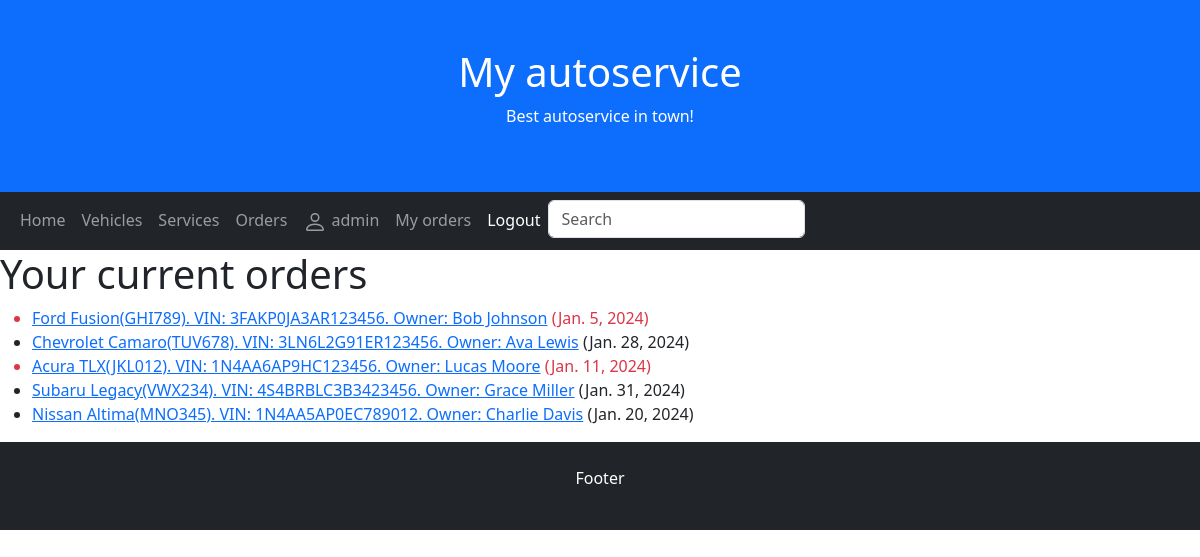
Screenshot of /autoservice/myorders (signed in) with the database file from the repository.
### autoservice/models.py (models this page shows, shortened)
class Order(models.Model):
    date = models.DateField(verbose_name='Date', auto_now=True, null=True, blank=True)
    vehicle = models.ForeignKey(to='Vehicle', on_delete=models.CASCADE)
    total = models.FloatField(verbose_name='Total', null=True, blank=True)
    client = models.ForeignKey(User, on_delete=models.SET_NULL, blank=True, null=True)
    return_due = models.DateField(verbose_name="Return due", null=True, blank=True)
    ORDER_STATUS = (
        ('r', 'Received'),
        ('c', 'Confirmed'),
        ('ip', 'In-progress'),
        ('co', 'Complete'),
    )
    order_status = models.CharField(max_length=2, choices=ORDER_STATUS, blank=True, default='r', help_text='Order status')
    class Meta:
        verbose_name = 'Order'
        verbose_name_plural = 'Orders'
    def is_overdue(self):
        if self.return_due and date.today() > self.return_due:
            return True
        return False

class Vehicle(models.Model):
    model = models.ForeignKey(to='Model', on_delete=models.CASCADE)
    plate = models.CharField(verbose_name='Plate number', max_length=50, null=True, blank=True)
    vin = models.CharField(verbose_name='VIN number', max_length=50, null=True, blank=True)
    client = models.CharField(verbose_name='Client', max_length=50, null=True, blank=True)
    cover = models.ImageField('Cover', upload_to='covers', null=True, blank=True)
    def __str__(self):
        return f"{self.model}({self.plate}). VIN: {self.vin}. Owner: {self.client}"
    class Meta:
        verbose_name = 'Vehicle'
        verbose_name_plural = 'Vehicles'

class Model(models.Model):
    make = models.CharField(verbose_name='Make', max_length=50, null=True, blank=True)
    model = models.CharField(verbose_name='Model', max_length=50, null=True, blank=True)
    desc = HTMLField(null=True, blank=True)
    def __str__(self):
        return f"{self.make} {self.model}"
    class Meta:
        verbose_name = 'Model'
        verbose_name_plural = 'Models'

### autoservice/views.py (the view)
# urls.py: path('myorders', views.VehiclesByClientListView.as_view(), name='my_orders'),
class VehiclesByClientListView(LoginRequiredMixin, generic.ListView):
    model = Order
    template_name = 'my_orders.html'
    paginate_by = 10
    def get_queryset(self):
        return Order.objects.filter(client=self.request.user)

### autoservice/templates/my_orders.html
{% extends "base.html" %}
{% block "content" %}
    <h1>Your current orders</h1>
    {% if order_list %}
    <ul>
      {% for order in order_list %}
      <li class="{% if order.is_overdue %}text-danger{% endif %}">
        <a href="{% url 'order_detail' order.pk %}">{{order.vehicle}}</a> ({{ order.return_due }})
      </li>
      {% endfor %}
    </ul>
    {% else %}
      <p>You currently have no orders.</p>
    {% endif %}
{% endblock %}

### autoservice/templates/base.html (shortened to what this page needs)
<!DOCTYPE html>
<html lang="en">
<head>
    <link href="https://cdn.jsdelivr.net/npm/bootstrap@5.3.2/dist/css/bootstrap.min.css" rel="stylesheet">
</head>
<body>
<div class="p-5 bg-primary text-white text-center">
    <h1>My autoservice</h1>
    <p>Best autoservice in town!</p>
</div>
<nav class="navbar navbar-expand-sm bg-dark navbar-dark">
    <div class="container-fluid">
        {% block sidebar %}
        <ul class="navbar-nav">
            <li class="nav-item">
                <a class="nav-link" href="{% url 'index' %}">Home</a>
            </li>
            <li class="nav-item">
                <a class="nav-link" href="{% url 'vehicles' %}">Vehicles</a>
            </li>
            <li class="nav-item">
                <a class="nav-link" href="{% url 'services' %}">Services</a>
            </li>
            {% if user.is_authenticated %}
            <li class="nav-item">
                <a class="nav-link " href="{% url 'orders' %}">Orders</a>
            </li>
            <li class="nav-item"><a class="nav-link" href="#">
            {{ user.get_username }}</a></li>
            <li class="nav-item"><a class="nav-link" href="{% url 'my_orders' %}">My orders</a></li>
            <li class="nav-item">
                <form method="post" action="{% url 'logout' %}">
                    <button class="nav-link active" type="submit">Logout</button>
                </form>
            </li>
          {% else %}
            <li class="nav-item"><a class="nav-link" href="{% url 'login'%}?next={{request.path}}">Login</a></li>
            <li class="nav-item"><a class="nav-link" href="{% url 'register'%}">Register</a></li>
          {% endif %}
            <li>
                <form action="{% url 'search' %}" method="get" class="form-inline my-2 my-md-0 mx-auto">
                    <input name="query" class="form-control" type="text" placeholder="Search">
                </form>
            </li>
        </ul>
        {% endblock %}
    </div>
</nav>
<div class="col-sm-12 ">
    {% block "content" %}
    {% endblock %}
</div>
<div class="mt-auto p-4 bg-dark text-white text-center">
    <p>Footer</p>
</div>
</body>
</html>

### rows the page displays
Order: vehicle "Ford Fusion(GHI789). VIN: 3FAKP0JA3AR123456. Owner: Bob Johnson", return_due "Jan. 5, 2024"
Order: vehicle "Chevrolet Camaro(TUV678). VIN: 3LN6L2G91ER123456. Owner: Ava Lewis", return_due "Jan. 28, 2024"
Order: vehicle "Acura TLX(JKL012). VIN: 1N4AA6AP9HC123456. Owner: Lucas Moore", return_due "Jan. 11, 2024"
Order: vehicle "Subaru Legacy(VWX234). VIN: 4S4BRBLC3B3423456. Owner: Grace Miller", return_due "Jan. 31, 2024"
Order: vehicle "Nissan Altima(MNO345). VIN: 1N4AA5AP0EC789012. Owner: Charlie Davis", return_due "Jan. 20, 2024"

### other values shown
{{ user.get_username }} "admin"
